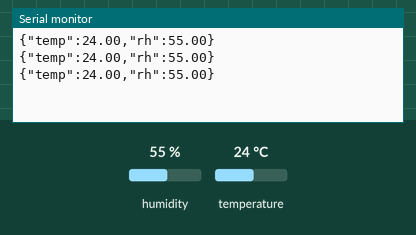
Recording of a sketch running on a simulated ESP8266 (NodeMCU). Parts: the last lines printed to the serial monitor. Inputs (shaded band) come from the test bench; at power-on: humidity 55 %, temperature 24 °C.

Above: at 2.8 s.
2.9 s: humidity set to 22 %
At 4.5 s:
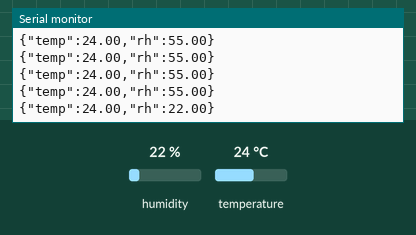
5.6 s: temperature set to 12 °C
At 6.8 s:
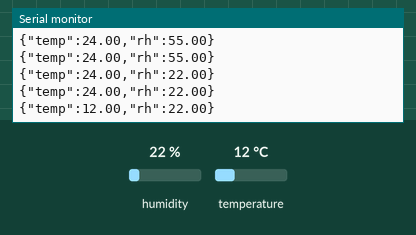
8.3 s: humidity set to 40 %
At 9.8 s:
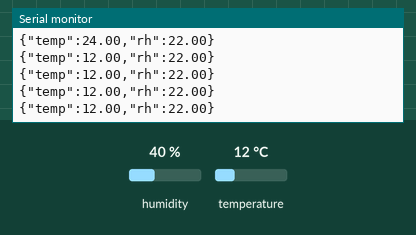
Timing chart, 0 to 11.3 s (numbered marks = the images above; inputs shaded):
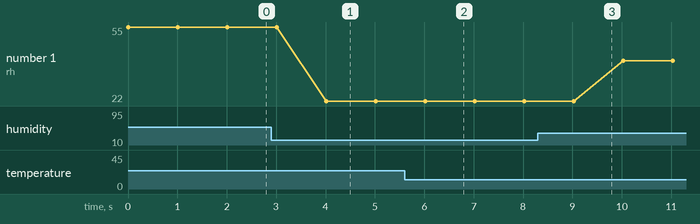

Measured:
- after the input at 2.9 s, the serial monitor: prints a new line after 1.1 s (image 1)
- after the input at 5.6 s, the serial monitor: prints a new line after 0.42 s (image 2)
- plotted number 1: 55 → 22 after the input at 2.9 s, 22 → 40 after the input at 8.3 s

The sketch:

sen_dht.ino
```cpp
/**
 * Reads and print DHT readings.
 *
 * Requirements:
 * - Libs:
 *   - DHT sensor library by Adafruit: github.com/adafruit/DHT-sensor-library
*/

#include <DHT.h>


// Cfg
// ----------------------------------------------------------------------------
const uint8_t dht_pin   = D5;     // i: GPIO or Di, ex: D4 (common onboard LED)
const uint8_t dht_type  = DHT22;  // DHT.h: DHT11, DHT12, DHT21, DHT22, AM2301
DHT sen_dht(dht_pin, dht_type);

const uint32_t delay_ms = 1000;   // Delay between measurements


// Exec
// ----------------------------------------------------------------------------
void setup()
{
  Serial.begin(115200);
  sen_dht.begin();
}

void loop()
{
  float rh    = sen_dht.readHumidity();     // Relative humidity (%)
  float temp  = sen_dht.readTemperature();  // Temperature (Celsius)

  String json_string = "{\"temp\":";
  json_string += temp;
  json_string += ",\"rh\":";
  json_string += rh;
  json_string += "}";
  Serial.println(json_string);

  delay(delay_ms);
}
```
